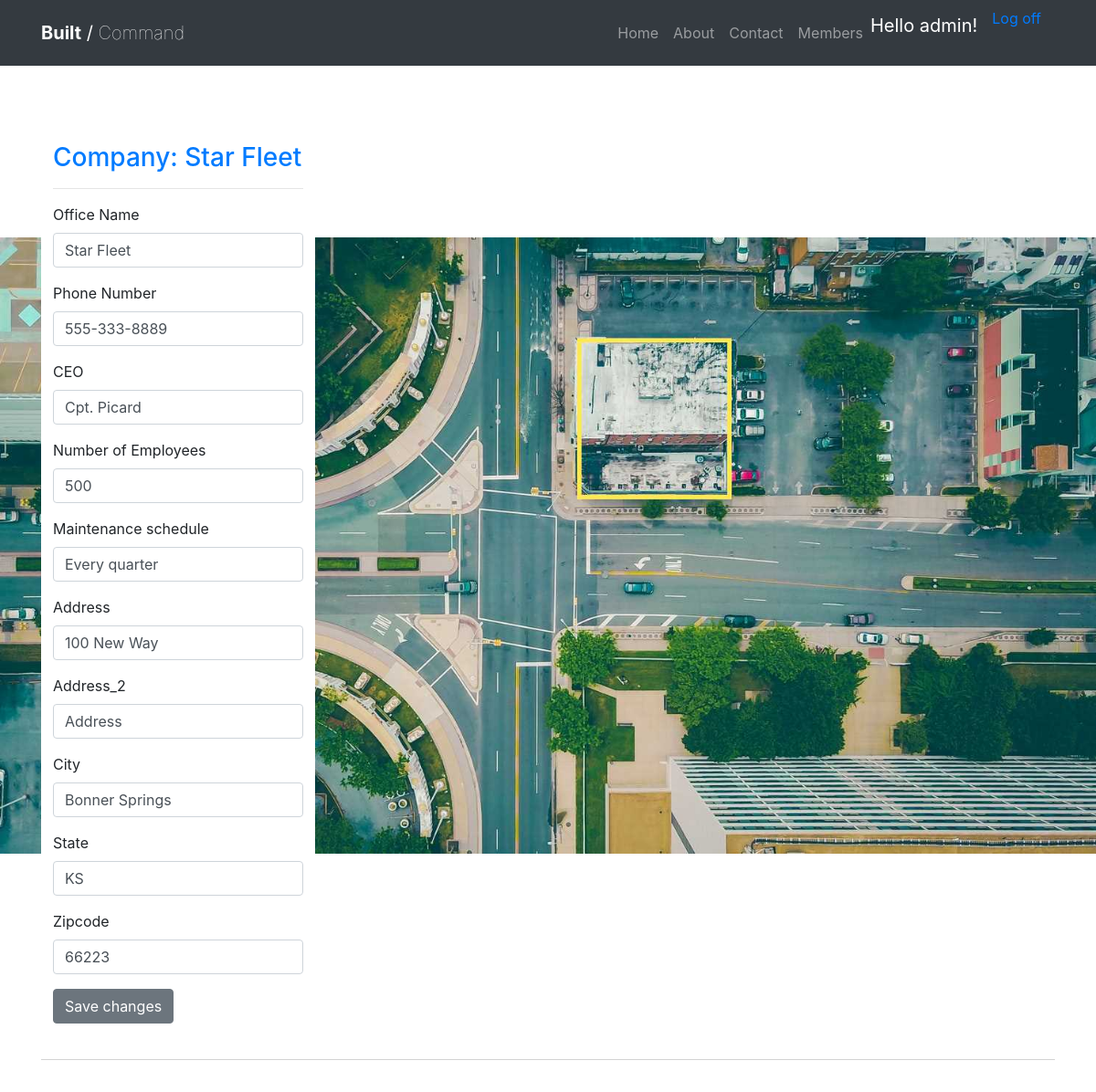
The app's page /members/edit_member/1/ (signed in) with its own data.
### members/models.py (models this page shows, shortened)
class Member(models.Model):
    text = models.CharField('Office Name',default = 'Office Name', max_length = 200)
    phone_num = models.CharField('Phone Number', default = '000-000-000', max_length = 12)
    ceo_name = models.CharField ('CEO', max_length = 50)
    num_employees = models.IntegerField('Number of Employees', default = 0)
    maintenance_schedule = models.CharField('maintenance schedule', max_length = 100)
    date_added = models.DateTimeField(auto_now_add=True)
    owner = models.ForeignKey(User, on_delete=models.CASCADE)
    def __str__(self):
        return self.text

class Location(models.Model):
    member = models.ForeignKey(Member, on_delete = models.CASCADE)
    address = models.CharField('Address', default = 'Address', max_length = 250)
    address2 = models.CharField('Address_2',  default = 'Address_2', max_length = 250)
    city = models.CharField(max_length = 250)
    state = models.CharField(max_length = 250)
    zipcode=models.IntegerField(default = 00000)

### members/views.py (the view)
# urls.py: path('edit_member/<int:member_id>/', views.edit_member, name = 'edit_member'),
@login_required
def edit_member(request, member_id):
    member = Member.objects.get(id=member_id)
    location = Location.objects.get(id=member_id)
    if member.owner != request.user:
        raise Http404
    if request.method != 'POST':
        form = MemberForm(instance=member)
        localForm = LocationForm(instance=location)
    else:
        form = MemberForm(instance=member, data=request.POST)
        if form.is_valid():
            form.save()
            return redirect('members:member', member_id=member.id)
    context = {'form': form, 'member': member, 'localForm':localForm}
    return render(request, 'members/edit_member.html', context)

### members/forms.py
class MemberForm(forms.ModelForm):
    class Meta:
        model = Member
        fields = ['text', 'phone_num', 'ceo_name', 'num_employees', 'maintenance_schedule']

class LocationForm(forms.ModelForm):
    class Meta:
        model = Location
        fields = ['address', 'address2', 'city', 'state', 'zipcode']

### members/templates/members/edit_member.html (shortened to what this page needs)
﻿{% extends "app/layout.html" %}
{% load bootstrap4 %}
{% block content %}
{% load staticfiles %}
<div class="d-flex" style="height:75px"></div>
<div class="btn bg-white text-lg-left" style="width:300px">
    {% block page_header %}
    <h3><a href="{% url 'members:member' member.id %}"> Company: {{ member }}</a></h3>
    {% endblock page_header %}
    <hr />
    <form action="{% url 'members:edit_member' member.id %}" method="post" class="form-horizontal">
        {% bootstrap_form form %}
        {% bootstrap_form localForm%}
        <button class="btn btn-secondary" name="submit">Save changes</button>
    </form>
</div>
{% endblock %}

### app/templates/app/layout.html (shortened to what this page needs)
﻿{% load staticfiles %}
{% load bootstrap4 %}
<!DOCTYPE html>
<html>
<head>
    {% bootstrap_css %}
    <link rel="stylesheet" type="text/css" href="{% static 'app/content/site.css' %}" />
</head>
<body>
    <div class="navbar navbar-inverse  navbar-expand-sm bg-dark navbar-dark fixed-top">
        <div class="container">
            <div class="navbar-header">
                <a href="/" class="navbar-brand"><span class="font-weight-bold">Built</span> / <span class="font-weight-lighter">Command</span></a>
            </div>
                <div class="d-flex justify-content-end">
                     <div class="container">
                        <div class="collapse navbar-collapse" id="collapsibleNavbar">
                            <ul class="nav navbar-nav">
                                <li><a class="nav-link mr-auto p-2" href="{% url 'home' %}">Home</a></li>
                                <li><a class="nav-link" href="{% url 'about' %}">About</a></li>
                                <li><a class="nav-link" href="{% url 'contact' %}">Contact</a></li>
                                <li><a class="nav-link" href="{% url 'members:all_members' %}">Members</a></li>
                            </ul>
                            {% include 'app/loginpartial.html' %}
                        </div>
                    </div>
                </div>
        </div>
    </div>
    <div class="container body-content">
        {% block content %}{% endblock %}
        <hr style="border-color:lightgray"/>
        <footer>
            <h6 class="text-white">&copy; {{ year }} - Built / Command</h6>
        </footer>
    </div>
</body>
</html>

### app/templates/app/loginpartial.html (shortened to what this page needs)
{% if user.is_authenticated %}
    <form id="logoutForm" action="/logout/" method="post" class="navbar-right">
        <ul class="nav navbar-nav navbar-right">
            <li><span class="navbar-brand">Hello {{ user.username }}!</span></li>
            <li><a href="javascript:document.getElementById('logoutForm').submit()">Log off</a></li>
        </ul>
    </form>
{% endif %}

### app/static/app/content/site.css (style rules this page uses)
body { padding-top: 50px; padding-bottom: 20px; background-image: url("img/buildCommand.jpg"); background-repeat: no-repeat; background-size: 100%; background-position: center center; background-attachment: fixed; height: 100%; }
.body-content { padding-left: 15px; padding-right: 15px; }
input, select, textarea { max-width: 280px; }

### records on screen
Member: text "Star Fleet", phone_num "555-333-8889", ceo_name "Cpt. Picard", num_employees "500", maintenance_schedule "Every quarter"
Location: address "100 New Way", address2 "Address", city "Bonner Springs", state "KS", zipcode "66223"

### other values on screen
{{ user.username }} "admin"
